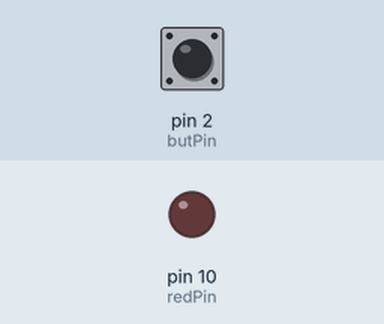
Recording of a sketch running on a simulated Arduino Uno, built with avr-gcc and run on an emulated ATmega328P. Shown: output pins drawn as LEDs (lit = HIGH). The test bench sets the inputs (shaded band); at power-on: pin 2 (butPin) HIGH.

Above: at 1.2 s.
1.3 s: pin 2 (butPin) pulled LOW for 0.15 s
At 2.2 s:
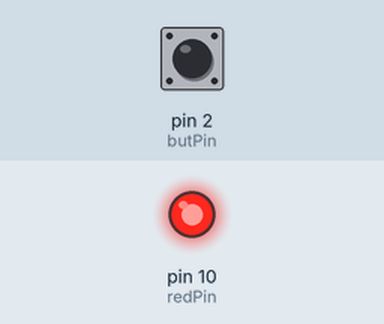
2.9 s: pin 2 (butPin) pulled LOW for 1 s
At 4.7 s:
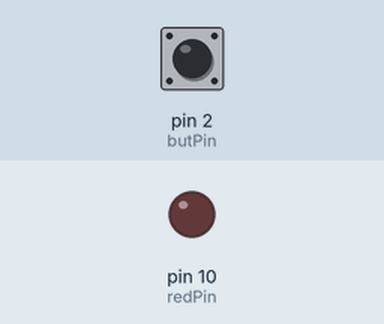
5.4 s: pin 2 (butPin) pulled LOW for 3.2 s
At 9.5 s:
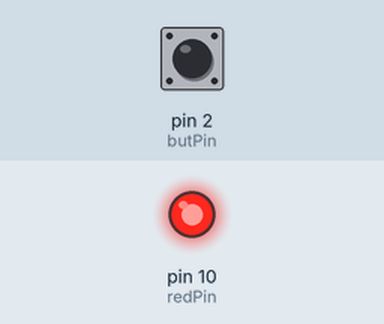
Timing chart, 0 to 11.0 s (numbered marks = the images above; inputs shaded):
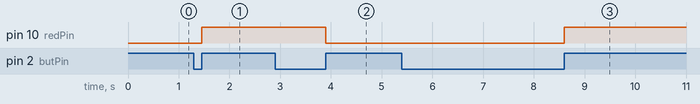

Measured:
- after the input at 1.3 s, pin 10 (redPin): LOW → HIGH after 0.15 s
- after the input at 2.9 s, pin 10 (redPin): HIGH → LOW after 1.0 s
- after the input at 5.4 s, pin 10 (redPin): LOW → HIGH after 3.2 s

The sketch:

LED_Toggle_instructor_solution.ino
```cpp
int butPin = 2;
int redPin = 10;
int br = 9600;
int butVal = 1;
int butValOld = 1;
int LEDstate = 0;
int dt(50);
void setup() {
  // put your setup code here, to run once:
  Serial.begin(br);
  pinMode(redPin, OUTPUT);
  pinMode(butPin, INPUT_PULLUP);
}

void loop() {
  // put your main code here, to run repeatedly:
  butVal = digitalRead(butPin);
  if (butValOld == 0 && butVal == 1) {
    if (LEDstate == 0) {
      digitalWrite(redPin, HIGH);
    }
    if (LEDstate == 1) {
      digitalWrite(redPin, LOW);
    }
    LEDstate = !LEDstate;
  }
  butValOld = butVal;
  delay(dt);
}
```
